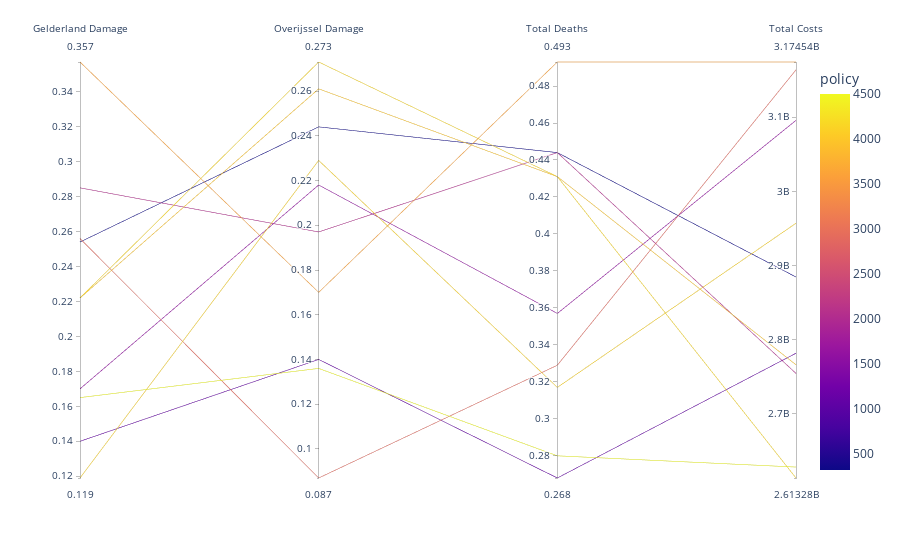

Notebook code cell kept with this figure:
### Code cell
fig = px.parallel_coordinates(domain_criterion_costs, color = "policy", dimensions=["Gelderland Damage", "Overijssel Damage",
                                                                                    "Total Deaths",  "Total Costs"])
fig.show()

### Figure 1 — Plotly figure (JSON) as saved in the notebook; plotly's stock layout.template omitted (floating-point values rounded to 4 significant figures)
{"data": [{"dimensions": [{"label": "Gelderland Damage", "values": [0.222, 0.165, 0.285, 0.222, 0.14, 0.254, 0.119, 0.17, 0.256, 0.357]}, {"label": "Overijssel Damage", "values": [0.273, 0.136, 0.197, 0.261, 0.14, 0.244, 0.229, 0.218, 0.087, 0.17]}, {"label": "Total Deaths", "values": [0.431, 0.28, 0.444, 0.431, 0.268, 0.444, 0.317, 0.357, 0.329, 0.493]}, {"label": "Total Costs", "values": [2613000000.0, 2628000000.0, 2754000000.0, 2766000000.0, 2782000000.0, 2884000000.0, 2957000000.0, 3096000000.0, 3164000000.0, 3175000000.0]}], "domain": {"x": [0, 1], "y": [0, 1]}, "line": {"color": [4166, 4500, 2035, 3964, 1088, 316, 4111, 1601, 2883, 3574], "coloraxis": "coloraxis"}, "name": "", "type": "parcoords"}], "layout": {"autosize": true, "coloraxis": {"colorbar": {"title": {"text": "policy"}}, "colorscale": [[0, "#0d0887"], [0.1111, "#46039f"], [0.2222, "#7201a8"], [0.3333, "#9c179e"], [0.4444, "#bd3786"], [0.5556, "#d8576b"], [0.6667, "#ed7953"], [0.7778, "#fb9f3a"], [0.8889, "#fdca26"], [1, "#f0f921"]]}, "legend": {"tracegroupgap": 0}, "margin": {"t": 60}}}
